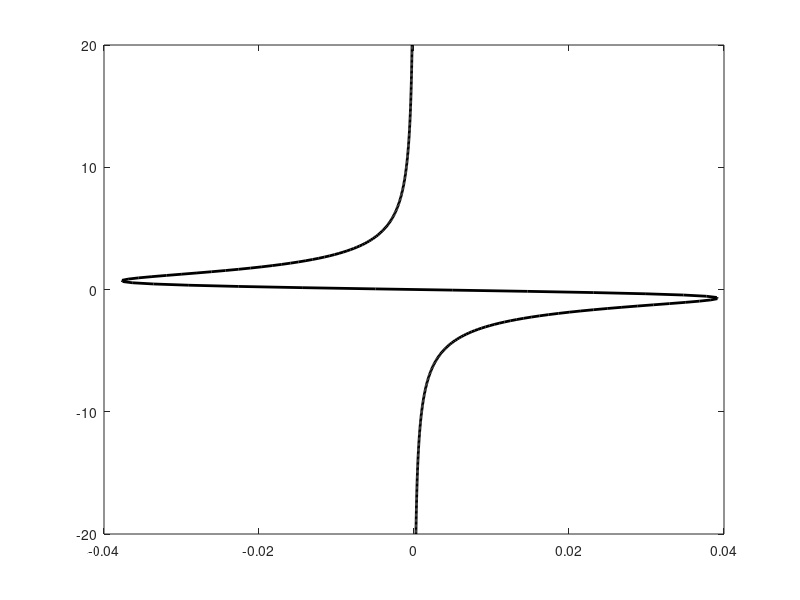

Source code (MATLAB): (Note: this script raises an error after producing the figure.)
%=========================================================================
%  Matlab to compute the velocities and strains Strains due to   
%  the penetration of a tube using the Strain Path Method (Baligh, 1985)  
%
%  Following the approach of Sagaseta et al (1991)
%
%  This file is responsible of the numerical integration whereas the other
%  file defines the velocity and temporal derivative of strains
%  simbolically and write them into a file 
%  
%
%  Barcelona, 13 February 2019
%=========================================================================

% V0: To postprocess, run the "SecondPart". It might be run during the
% computation of the first part (in another matlab)

function []=StrainPathMethodTube()

% Define the geometry of the tube
%   the external radius, velocity of the tube are set to one
global D_over_T
D_over_T = 10;

% Generate necessary matlab functions
disp('Generate ODE source term')
tic;
% SymbolicVelocityDueToTube();
toc
disp('++Generate ODE source term::DONE')
disp('Generate strain files')
tic
% SymbolicComputeStrains();
toc
disp('++Generate strain files::DONE')
%********************************************************************
%********************************************************************
%********************** VALIDATION AREA *****************************
%************* compare the CSL with the Closed form *****************
if ( true)
    figure(2105)
    zz = linspace(-20, 20, 400);
    verticalStrain = -log( 1 + 2 /D_over_T * zz/2 ...
        ./ ( 1 + 4 * ( zz/2).^2).^(3/2));
    plot( verticalStrain , zz,  'k', 'linewidth', 2)
    hold on
    
    [t,XX] =IntegrateDisplacements( -30, 30, 1e-6, 0);
    hold on; plot(XX(:,4), t-XX(:,2), 'linewidth', 1.5)
    ylim([-20,20])
    hold off
    ll = legend('Baligh et al (1987)', 'Numerical integration', ...
        'location', 'best');
    set(ll, 'interpreter', 'latex');
    
    set(gca, 'FontSize', 12)
    grid minor
    drawnow;
    xlabel('Vertical deformation, $\epsilon_z$', 'interpreter', 'latex')
    ylabel('normalized soil position, $z/R$', 'interpreter', 'latex')

end
%****************************************************************
%****************************************************************




[RR, ZZ] = meshgrid([linspace(1e-6, 1, 60), linspace(1.05, 4, 60)],  ...
    linspace(3,-3,150) );
% allocatate memory
rr = 0*RR; zz = rr; disp_radial = rr; disp_vertical = rr;
eR = rr; eZ = rr; eTheta = rr; eRZ = rr;
vr = rr; vz = rr;

InitialZOfTube = -25;
FinalZOfTube = 0;

% waitBar = waitbar(0, 'Computing displacements and strains');



for jj = 1:size(RR,2)
    tic
    for ii = 1:size(RR,1)
        R = RR(ii,jj); Z = ZZ(ii,jj);
        
        [r, z, epsilon] =IntegrateDisplacements( InitialZOfTube, ...
            FinalZOfTube, R, Z);
        
        rr(ii,jj) = r; zz(ii,jj) = z;
        eR(ii,jj) = epsilon(1); eZ(ii,jj) = epsilon(2);
        eTheta(ii,jj) = epsilon(1); eRZ(ii,jj) = epsilon(4);
        [vr(ii,jj), vz(ii,jj)] = EvaluateVelocity(r, z);
    end
    
%     waitbar(jj/size(RR,2),waitBar, 'Computing displacements and strains');
    pause(0.0001)
    disp_radial = rr - RR;
    disp_vertical = zz - ZZ;
    
    save('StrainPath.mat', 'rr','RR','zz','ZZ', 'disp_radial', ...
        'disp_vertical', 'ii', 'jj', 'vr', 'vz', ...
        'eR', 'eZ', 'eTheta', 'eRZ', 'D_over_T')
    if ( jj > 3)
        PostProcessResults('StrainPath', 'StrainPath.mat');
        disp(['PostProcess ', num2str(jj), ' of ', num2str( size(RR,2) )] )
        toc
    end
end


save('StrainPath.mat', 'rr','RR','zz','ZZ', 'disp_radial', ...
    'disp_vertical', 'ii', 'jj', 'vr', 'vz', ...
        'eR', 'eZ', 'eTheta', 'eRZ', 'D_over_T')
% close(waitBar)


function [r, z, epsilon] = IntegrateDisplacements(hIni, hEnd, R, Z)

initialCondition = zeros(6,1);
initialCondition(1) = R;
initialCondition(2) = Z;

SourceFunction = @(t,x) AuxiliarFunction(t,x);

[t, xx] = ode45( SourceFunction , [hIni, hEnd], initialCondition);

if (nargout == 3)
    r = xx(end,1);
    z = xx(end,2); 
    epsilon = xx(end, 3:6);
elseif (nargout == 2)
    r = t;
    z = xx;
else
    error('not considered case')
end


function [vr, vz] = EvaluateVelocity(r, z)

[a,~] = SourceTermStrainPath(0, r, z);
vr = a(1);
vz = a(2);

function [dxdt] = AuxiliarFunction(t, x)
r = x(1);
z = x(2);
[a,b] = SourceTermStrainPath(t,r,z);

dxdt = [a';b'];
